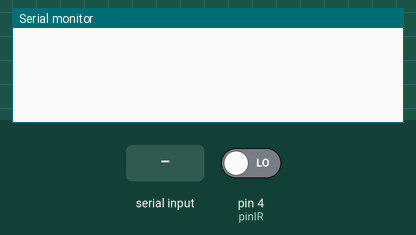
This sketch was run on a simulated Arduino Uno, built with avr-gcc and run on an emulated ATmega328P. Shown: the last lines printed to the serial monitor. Inputs (shaded band) come from the test bench; at power-on: pin 4 (pinIR) LOW.

Above: at 1.2 s.
1.3 s: "MULA\n" received over Serial
At 1.41 s:
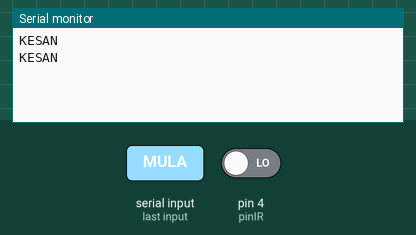
3.2 s: pin 4 (pinIR) driven HIGH
At 3.21 s:
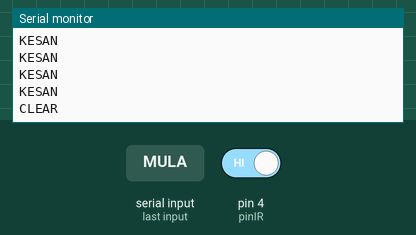

The sketch:

Misi_2_1C_IRsensor.ino
```cpp
// --- KOD MISI 2.1C: KESAN HALANGAN (IR SENSOR) ---

int pinIR = 4;       // Wayar Isyarat (OUT) IR Sensor di 5A (Pin D4)
bool sedia = false;  // Kunci (Flag) tunggu arahan MULA dari Web

void setup() {
  Serial.begin(115200);

  // Set IR Sensor sebagai INPUT untuk membaca pantulan halangan
  pinMode(pinIR, INPUT);
}

void loop() {
  // 1. DENGAR ARAHAN WEB DAHULU (STANDBY MODE)
  // Litar tidak akan beroperasi selagi belum terima isyarat dari web
  if (Serial.available() > 0) {
    String arahan = Serial.readStringUntil('\n');
    arahan.trim();
    if (arahan == "MULA") {
      sedia = true; // Kunci dibuka! Kod budak betul, Game bermula!
    }
  }

  // 2. LOGIK PENDERIA IR (HANYA BERJALAN JIKA GAME DAH SEDIA)
  if (sedia == true) {
    int statusIR = digitalRead(pinIR);

    // IR Sensor biasanya membaca isyarat LOW apabila cahaya dipantulkan (Ada halangan)
    if (statusIR == LOW) {
      Serial.println("KESAN");   // Hantar isyarat "Menceroboh" ke Web
    }
    else {
      Serial.println("CLEAR");   // Hantar isyarat "Laluan Jelas" ke Web
    }
  }

  delay(100); // Rehat 100ms supaya web tidak 'Jammed' terima data terlalu laju
}
```

Measured:
- after the input at 1.3 s, the serial monitor: prints a new line at once (image 1)
- after the input at 3.2 s, the serial monitor: prints a new line at once (image 2)
